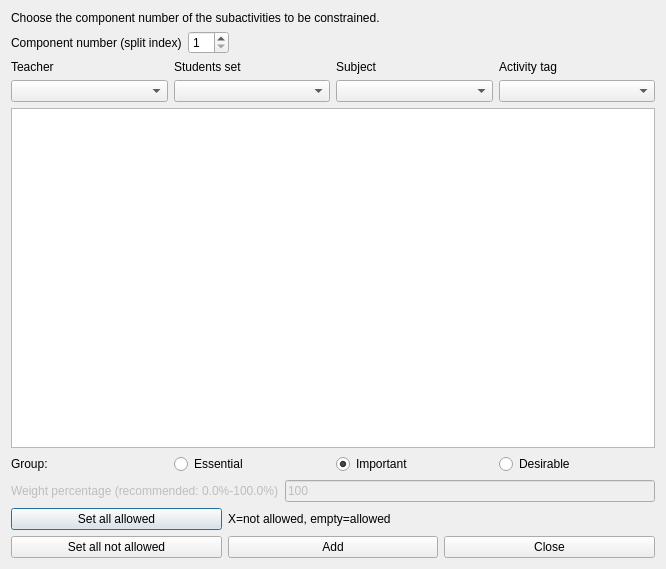
<?xml version="1.0" encoding="UTF-8"?>
<ui version="4.0">
 <class>AddConstraintSubactivitiesPreferredStartingTimesForm_template</class>
 <widget class="QDialog" name="AddConstraintSubactivitiesPreferredStartingTimesForm_template">
  <property name="geometry">
   <rect>
    <x>0</x>
    <y>0</y>
    <width>666</width>
    <height>569</height>
   </rect>
  </property>
  <property name="windowTitle">
   <string extracomment="This is the title of the dialog to add a new constraint of this type">Add subactivities preferred starting times</string>
  </property>
  <layout class="QVBoxLayout" name="verticalLayout">
   <item>
    <widget class="QLabel" name="instructionsTextLabel">
     <property name="sizePolicy">
      <sizepolicy hsizetype="Minimum" vsizetype="Minimum">
       <horstretch>0</horstretch>
       <verstretch>0</verstretch>
      </sizepolicy>
     </property>
     <property name="text">
      <string>Choose the component number of the subactivities to be constrained.</string>
     </property>
     <property name="wordWrap">
      <bool>true</bool>
     </property>
    </widget>
   </item>
   <item>
    <layout class="QHBoxLayout" name="componentBoxLayout">
     <item>
      <widget class="QLabel" name="textLabel1">
       <property name="text">
        <string>Component number (split index)</string>
       </property>
       <property name="wordWrap">
        <bool>false</bool>
       </property>
      </widget>
     </item>
     <item>
      <widget class="QSpinBox" name="componentNumberSpinBox">
       <property name="minimum">
        <number>1</number>
       </property>
      </widget>
     </item>
     <item>
      <spacer name="spacer1">
       <property name="orientation">
        <enum>Qt::Horizontal</enum>
       </property>
       <property name="sizeType">
        <enum>QSizePolicy::Expanding</enum>
       </property>
       <property name="sizeHint" stdset="0">
        <size>
         <width>131</width>
         <height>20</height>
        </size>
       </property>
      </spacer>
     </item>
    </layout>
   </item>
   <item>
    <layout class="QGridLayout" name="filterGridLayout">
     <item row="0" column="3">
      <widget class="QLabel" name="activityTagsTextLabel">
       <property name="text">
        <string>Activity tag</string>
       </property>
       <property name="wordWrap">
        <bool>false</bool>
       </property>
      </widget>
     </item>
     <item row="1" column="1">
      <widget class="QComboBox" name="studentsComboBox"/>
     </item>
     <item row="1" column="3">
      <widget class="QComboBox" name="activityTagsComboBox"/>
     </item>
     <item row="0" column="1">
      <widget class="QLabel" name="studentsTextLabel">
       <property name="text">
        <string>Students set</string>
       </property>
       <property name="wordWrap">
        <bool>false</bool>
       </property>
      </widget>
     </item>
     <item row="1" column="2">
      <widget class="QComboBox" name="subjectsComboBox"/>
     </item>
     <item row="0" column="2">
      <widget class="QLabel" name="subjectsTextLabel">
       <property name="text">
        <string>Subject</string>
       </property>
       <property name="wordWrap">
        <bool>false</bool>
       </property>
      </widget>
     </item>
     <item row="1" column="0">
      <widget class="QComboBox" name="teachersComboBox"/>
     </item>
     <item row="0" column="0">
      <widget class="QLabel" name="teachersTextLabel">
       <property name="text">
        <string>Teacher</string>
       </property>
       <property name="wordWrap">
        <bool>false</bool>
       </property>
      </widget>
     </item>
    </layout>
   </item>
   <item>
    <widget class="QTableWidget" name="preferredTimesTable"/>
   </item>
   <item>
    <layout class="QHBoxLayout" name="horizontalLayout_4">
     <item>
      <widget class="QLabel" name="groupTextLabel">
       <property name="text">
        <string>Group:</string>
       </property>
      </widget>
     </item>
     <item>
      <widget class="QRadioButton" name="essentialRadioButton">
       <property name="text">
        <string>Essential</string>
       </property>
      </widget>
     </item>
     <item>
      <widget class="QRadioButton" name="importantRadioButton">
       <property name="text">
        <string>Important</string>
       </property>
       <property name="checked">
        <bool>true</bool>
       </property>
      </widget>
     </item>
     <item>
      <widget class="QRadioButton" name="desirableRadioButton">
       <property name="text">
        <string>Desirable</string>
       </property>
      </widget>
     </item>
    </layout>
   </item>
   <item>
    <layout class="QHBoxLayout" name="weightBoxLayout">
     <item>
      <widget class="QLabel" name="weightTextLabel">
       <property name="enabled">
        <bool>false</bool>
       </property>
       <property name="frameShape">
        <enum>QFrame::NoFrame</enum>
       </property>
       <property name="frameShadow">
        <enum>QFrame::Plain</enum>
       </property>
       <property name="text">
        <string>Weight percentage (recommended: 0.0%-100.0%)</string>
       </property>
       <property name="wordWrap">
        <bool>false</bool>
       </property>
      </widget>
     </item>
     <item>
      <widget class="QLineEdit" name="weightLineEdit">
       <property name="enabled">
        <bool>false</bool>
       </property>
       <property name="text">
        <string notr="true">100</string>
       </property>
      </widget>
     </item>
    </layout>
   </item>
   <item>
    <layout class="QGridLayout" name="buttonsGridLayout">
     <item row="0" column="0">
      <widget class="QPushButton" name="setAllAllowedPushButton">
       <property name="text">
        <string comment="It refers to time slots">Set all allowed</string>
       </property>
      </widget>
     </item>
     <item row="0" column="1" colspan="2">
      <widget class="QLabel" name="label">
       <property name="text">
        <string extracomment="This is an explanation in a dialog for a constraint. It says that symbol X means that this slot is not allowed, and an empty cell means that the slot is allowed">X=not allowed, empty=allowed</string>
       </property>
      </widget>
     </item>
     <item row="1" column="0">
      <widget class="QPushButton" name="setAllNotAllowedPushButton">
       <property name="text">
        <string comment="It refers to time slots">Set all not allowed</string>
       </property>
      </widget>
     </item>
     <item row="1" column="1">
      <widget class="QPushButton" name="addConstraintPushButton">
       <property name="text">
        <string>Add</string>
       </property>
      </widget>
     </item>
     <item row="1" column="2">
      <widget class="QPushButton" name="closePushButton">
       <property name="text">
        <string>Close</string>
       </property>
      </widget>
     </item>
    </layout>
   </item>
  </layout>
 </widget>
 <layoutdefault spacing="6" margin="11"/>
 <resources/>
 <connections/>
</ui>
